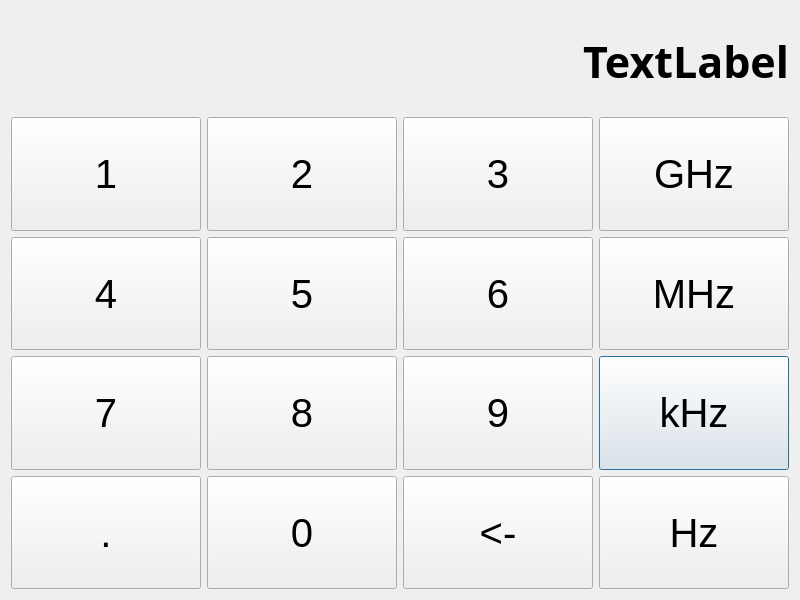
<?xml version="1.0" encoding="UTF-8"?>
<ui version="4.0">
 <class>number_keypad</class>
 <widget class="QDialog" name="number_keypad">
  <property name="geometry">
   <rect>
    <x>0</x>
    <y>0</y>
    <width>800</width>
    <height>600</height>
   </rect>
  </property>
  <property name="windowTitle">
   <string>Dialog</string>
  </property>
  <layout class="QVBoxLayout" name="verticalLayout">
   <item>
    <widget class="QLabel" name="label_freq">
     <property name="minimumSize">
      <size>
       <width>0</width>
       <height>100</height>
      </size>
     </property>
     <property name="font">
      <font>
       <family>Waree</family>
       <pointsize>32</pointsize>
       <weight>75</weight>
       <bold>true</bold>
      </font>
     </property>
     <property name="text">
      <string>TextLabel</string>
     </property>
     <property name="alignment">
      <set>Qt::AlignRight|Qt::AlignTrailing|Qt::AlignVCenter</set>
     </property>
    </widget>
   </item>
   <item>
    <layout class="QGridLayout" name="gridLayout_2">
     <item row="2" column="3">
      <widget class="QPushButton" name="button_K">
       <property name="sizePolicy">
        <sizepolicy hsizetype="Minimum" vsizetype="Expanding">
         <horstretch>0</horstretch>
         <verstretch>0</verstretch>
        </sizepolicy>
       </property>
       <property name="font">
        <font>
         <pointsize>30</pointsize>
        </font>
       </property>
       <property name="text">
        <string>kHz</string>
       </property>
      </widget>
     </item>
     <item row="3" column="0">
      <widget class="QPushButton" name="button_DP">
       <property name="sizePolicy">
        <sizepolicy hsizetype="Minimum" vsizetype="Expanding">
         <horstretch>0</horstretch>
         <verstretch>0</verstretch>
        </sizepolicy>
       </property>
       <property name="font">
        <font>
         <pointsize>30</pointsize>
        </font>
       </property>
       <property name="text">
        <string>.</string>
       </property>
      </widget>
     </item>
     <item row="2" column="1">
      <widget class="QPushButton" name="button_8">
       <property name="sizePolicy">
        <sizepolicy hsizetype="Minimum" vsizetype="Expanding">
         <horstretch>0</horstretch>
         <verstretch>0</verstretch>
        </sizepolicy>
       </property>
       <property name="font">
        <font>
         <pointsize>30</pointsize>
        </font>
       </property>
       <property name="text">
        <string>8</string>
       </property>
      </widget>
     </item>
     <item row="0" column="0">
      <widget class="QPushButton" name="button_1">
       <property name="sizePolicy">
        <sizepolicy hsizetype="Minimum" vsizetype="Expanding">
         <horstretch>0</horstretch>
         <verstretch>0</verstretch>
        </sizepolicy>
       </property>
       <property name="font">
        <font>
         <pointsize>30</pointsize>
        </font>
       </property>
       <property name="text">
        <string>1</string>
       </property>
      </widget>
     </item>
     <item row="1" column="2">
      <widget class="QPushButton" name="button_6">
       <property name="sizePolicy">
        <sizepolicy hsizetype="Minimum" vsizetype="Expanding">
         <horstretch>0</horstretch>
         <verstretch>0</verstretch>
        </sizepolicy>
       </property>
       <property name="font">
        <font>
         <pointsize>30</pointsize>
        </font>
       </property>
       <property name="text">
        <string>6</string>
       </property>
      </widget>
     </item>
     <item row="2" column="0">
      <widget class="QPushButton" name="button_7">
       <property name="sizePolicy">
        <sizepolicy hsizetype="Minimum" vsizetype="Expanding">
         <horstretch>0</horstretch>
         <verstretch>0</verstretch>
        </sizepolicy>
       </property>
       <property name="font">
        <font>
         <pointsize>30</pointsize>
        </font>
       </property>
       <property name="text">
        <string>7</string>
       </property>
      </widget>
     </item>
     <item row="0" column="1">
      <widget class="QPushButton" name="button_2">
       <property name="sizePolicy">
        <sizepolicy hsizetype="Minimum" vsizetype="Expanding">
         <horstretch>0</horstretch>
         <verstretch>0</verstretch>
        </sizepolicy>
       </property>
       <property name="font">
        <font>
         <pointsize>30</pointsize>
        </font>
       </property>
       <property name="text">
        <string>2</string>
       </property>
      </widget>
     </item>
     <item row="1" column="0">
      <widget class="QPushButton" name="button_4">
       <property name="sizePolicy">
        <sizepolicy hsizetype="Minimum" vsizetype="Expanding">
         <horstretch>0</horstretch>
         <verstretch>0</verstretch>
        </sizepolicy>
       </property>
       <property name="font">
        <font>
         <pointsize>30</pointsize>
        </font>
       </property>
       <property name="text">
        <string>4</string>
       </property>
      </widget>
     </item>
     <item row="3" column="3">
      <widget class="QPushButton" name="button_H">
       <property name="sizePolicy">
        <sizepolicy hsizetype="Minimum" vsizetype="Expanding">
         <horstretch>0</horstretch>
         <verstretch>0</verstretch>
        </sizepolicy>
       </property>
       <property name="font">
        <font>
         <pointsize>30</pointsize>
        </font>
       </property>
       <property name="text">
        <string>Hz</string>
       </property>
      </widget>
     </item>
     <item row="3" column="2">
      <widget class="QPushButton" name="button_BS">
       <property name="sizePolicy">
        <sizepolicy hsizetype="Minimum" vsizetype="Expanding">
         <horstretch>0</horstretch>
         <verstretch>0</verstretch>
        </sizepolicy>
       </property>
       <property name="font">
        <font>
         <pointsize>30</pointsize>
        </font>
       </property>
       <property name="text">
        <string>&lt;-</string>
       </property>
      </widget>
     </item>
     <item row="0" column="3">
      <widget class="QPushButton" name="button_G">
       <property name="sizePolicy">
        <sizepolicy hsizetype="Minimum" vsizetype="Expanding">
         <horstretch>0</horstretch>
         <verstretch>0</verstretch>
        </sizepolicy>
       </property>
       <property name="font">
        <font>
         <pointsize>30</pointsize>
        </font>
       </property>
       <property name="text">
        <string>GHz</string>
       </property>
      </widget>
     </item>
     <item row="1" column="3">
      <widget class="QPushButton" name="button_M">
       <property name="sizePolicy">
        <sizepolicy hsizetype="Minimum" vsizetype="Expanding">
         <horstretch>0</horstretch>
         <verstretch>0</verstretch>
        </sizepolicy>
       </property>
       <property name="font">
        <font>
         <pointsize>30</pointsize>
        </font>
       </property>
       <property name="text">
        <string>MHz</string>
       </property>
      </widget>
     </item>
     <item row="3" column="1">
      <widget class="QPushButton" name="button_0">
       <property name="sizePolicy">
        <sizepolicy hsizetype="Minimum" vsizetype="Expanding">
         <horstretch>0</horstretch>
         <verstretch>0</verstretch>
        </sizepolicy>
       </property>
       <property name="font">
        <font>
         <pointsize>30</pointsize>
        </font>
       </property>
       <property name="text">
        <string>0</string>
       </property>
      </widget>
     </item>
     <item row="2" column="2">
      <widget class="QPushButton" name="button_9">
       <property name="sizePolicy">
        <sizepolicy hsizetype="Minimum" vsizetype="Expanding">
         <horstretch>0</horstretch>
         <verstretch>0</verstretch>
        </sizepolicy>
       </property>
       <property name="font">
        <font>
         <pointsize>30</pointsize>
        </font>
       </property>
       <property name="text">
        <string>9</string>
       </property>
      </widget>
     </item>
     <item row="0" column="2">
      <widget class="QPushButton" name="button_3">
       <property name="sizePolicy">
        <sizepolicy hsizetype="Minimum" vsizetype="Expanding">
         <horstretch>0</horstretch>
         <verstretch>0</verstretch>
        </sizepolicy>
       </property>
       <property name="font">
        <font>
         <pointsize>30</pointsize>
        </font>
       </property>
       <property name="text">
        <string>3</string>
       </property>
      </widget>
     </item>
     <item row="1" column="1">
      <widget class="QPushButton" name="button_5">
       <property name="sizePolicy">
        <sizepolicy hsizetype="Minimum" vsizetype="Expanding">
         <horstretch>0</horstretch>
         <verstretch>0</verstretch>
        </sizepolicy>
       </property>
       <property name="font">
        <font>
         <pointsize>30</pointsize>
        </font>
       </property>
       <property name="text">
        <string>5</string>
       </property>
      </widget>
     </item>
    </layout>
   </item>
  </layout>
 </widget>
 <resources/>
 <connections/>
</ui>
